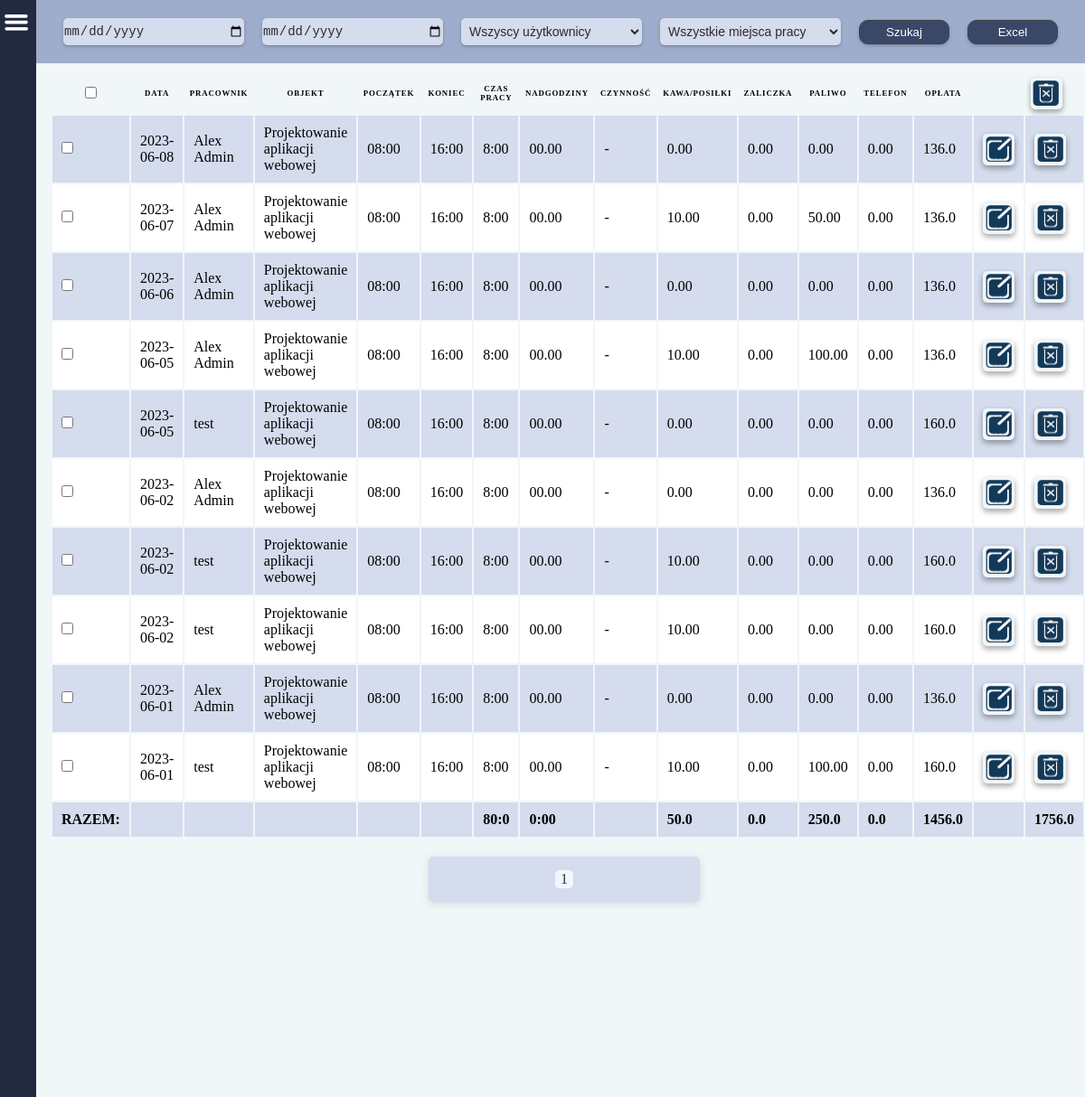
Before: /raports/ (signed in) with the older database file.
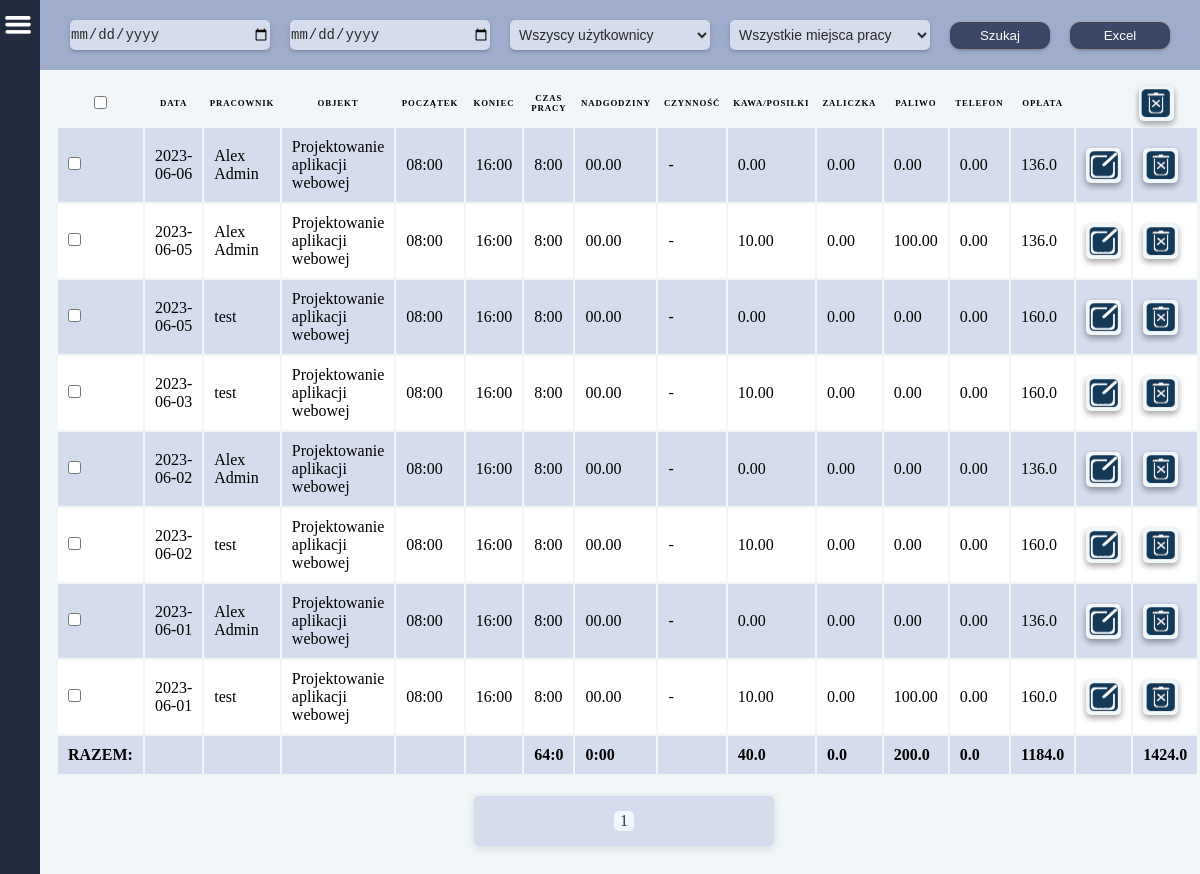
After: the same page with the newer database file.
### main/models.py (models this page shows, shortened)
class Work(models.Model):
    date = models.CharField(
        null=False,
        default='00-00-00',
        max_length=8,
        verbose_name='Data',
    )
    username = models.CharField(
        null=True,
        max_length=125,
        verbose_name='Imię użytkownika',
    )
    timestart = models.CharField(
        null=False,
        default='00:00',
        max_length=5,
        verbose_name='Początek',
    )
    timefinish = models.CharField(
        null=False,
        default='00:00',
        max_length=5,
        verbose_name='Koniec',
    )
    diff_time = models.CharField(
        null=True,
        default='00:00',
        max_length=5,
        verbose_name='Czas pracy',
    )
    over_time = models.CharField(
        null=True,
        default='00:00',
        max_length=5,
        verbose_name='Nadgodziny',
    )
    sum_time_sec = models.FloatField(
        null=True,
        default=0.00,
        verbose_name='Czas pracy razem',
    )
    sum_over_time_sec = models.CharField(
        null=True,
        default='00:00',
        max_length=5,
        verbose_name='Nadgodziny',
    )
    work_object = models.CharField(
        null=True,
        max_length=100,
        verbose_name='Miejsce pracy',
    )
    work_type = models.CharField(
        null=True,
        max_length=100,
        verbose_name='Czynność',
    )
    coffee_food = models.CharField(
        null=True,
        max_length=100,
        verbose_name='Kawa/Posiłki',
    )
    fuel = models.CharField(
        null=True,
        max_length=100,
        verbose_name='Paliwo',
    )
    prepayment = models.CharField(
        null=True,
        max_length=100,
        verbose_name='Zaliczka',
    )
    phone_costs = models.CharField(
        null=True,
        max_length=100,
        verbose_name='Telefon',
    )
    payment = models.CharField(
        null=True,
        default=0.00,
        max_length=100,
        verbose_name='Kwota',
    )
    payment_hour = models.FloatField(
        default=0,
        verbose_name='Stawka za godzinę',
    )
    user = models.ManyToManyField(
        CustomUser,
    )
    work_objects = models.ManyToManyField(
        'WorkObject'
    )

### main/views.py (the view, shortened to what this page needs)
# urls.py: path('raports/', raports, name='raports'),
def raports(request):
    if request.user.is_superuser:
        works = Work.objects.prefetch_related(Prefetch('user')).order_by('-date')
    else:
        works = Work.objects.prefetch_related(Prefetch('user')).filter(user=request.user).order_by('-date')
    users = CustomUser.objects.all().values('id', 'username')
    work_objects = WorkObject.objects.all()
    if request.user.is_superuser:
        total_coffee_food = Work.objects.all().aggregate(total_coffee_food=Sum('coffee_food'))['total_coffee_food']
        total_fuel = Work.objects.all().aggregate(total_fuel=Sum('fuel'))['total_fuel']
        total_prepayment = Work.objects.all().aggregate(total_prepayment=Sum('prepayment'))['total_prepayment']
        total_phone_costs = Work.objects.all().aggregate(total_phone_costs=Sum('phone_costs'))['total_phone_costs']
        total_payment = Work.objects.all().aggregate(total_payment=Sum('payment'))['total_payment']
        total_sum_time_sec = Work.objects.all().aggregate(total_sum_time_sec=Sum('sum_time_sec'))['total_sum_time_sec']
        total_sum_over_time_sec = Work.objects.all().aggregate(total_sum_over_time_sec=Sum('sum_over_time_sec'))['total_sum_over_time_sec']
        if total_sum_time_sec:
            total_hours = total_sum_time_sec // 3600
            total_sec = total_sum_time_sec % 3600
            total_min = total_sec // 60
            total_work_time = f'{int(total_hours)}:{int(total_min)}'
        else:
            total_work_time = '0:00'
        if total_sum_over_time_sec:
            total_hours = total_sum_over_time_sec // 3600
            total_sec = total_sum_over_time_sec % 3600
            total_min = total_sec // 60
            if total_min < 10 or total_min == 0.0:
                total_work_over_time = f'{int(total_hours)}:0{int(total_min)}'
            else:
                total_work_over_time = f'{int(total_hours)}:{int(total_min)}'
        else:
            total_work_over_time = '0:00'
    paginator = Paginator(works, 35)
    page_number = request.GET.get('page')
    page_obj = paginator.get_page(page_number)
    works = Work.objects.values_list('username')
    users_list = set()
    users_list = {wo[0] for wo in works}
    total = total_coffee_food + total_fuel + total_phone_costs + total_payment
    context = {
        'works': works,
        'users': users,
        'work_objects': work_objects,
        'total_coffee_food': total_coffee_food,
        'total_fuel': total_fuel,
        'total_prepayment': total_prepayment,
        'total_phone_costs': total_phone_costs,
        'total_payment': total_payment,
        'total_work_time': total_work_time,
        'total_work_over_time': total_work_over_time,
        'page_obj': page_obj,
        'users_list': users_list,
        'total': total,
    }
    return render(request, 'raports.html', context)

### main/models.py (called while the page is built)
    def __str__(self):
        return str(self.id)

### main/templatetags/messages.py (called while the page is built)
@register.simple_tag
def all_messages_quantity(username):
    count = 0
    quantity = IsRead.objects.filter(
        username=username,
        is_read=False,
    )
    print('quantity', quantity)
    for q in quantity:
        count += 1
    return count

### main/templatetags/vacation_requests.py (called while the page is built)
@register.simple_tag
def request_quantity():
    reqs = VacationRequest.objects.all().order_by('-v_request__id')
    count = 0
    for r in reqs:
        if r.v_request.consideration is True:
            count += 1
    return count

### main/templates/raports.html (shortened to what the changed rows need)
{% extends 'base.html' %}
{% load static %}
    {% block content %}
    <div class="page-container">
        <div class="container">
            <table id="raportsTable">
                <form method="POST">
                <thead>
                    <tr>
                        <th>
                            <input type="checkbox" onclick="checkAll()">
                        </th>
                        <th>Data</th>
                        <th>Pracownik</th>
                        <th>Objekt</th>
                        <th>Początek</th>
                        <th>Koniec</th>
                        <th>Czas pracy</th>
                        <th>Nadgodziny</th>
                        <th>Czynność</th>
                        <th>Kawa/Posiłki</th>
                        <th>Zaliczka</th>
                        <th>Paliwo</th>
                        <th>Telefon</th>
                        <th>Opłata</th>
                        <th></th>
                        <th>
                            <div class="label_img">
                                <input type="image" src="{% static 'images/delete.png' %}" width="30" height="30">
                            </div>
                        </th>
                    </tr>
                </thead>
                {% for work in page_obj %}
                    <tr>
                        <td>
                            <input id="check" type="checkbox" name="marked" value="{{ work.id }}" >
                        </td>
                        <td class="nch" data-label="Data">{{work.date}}</td>
                        <td data-label="Pracownik">{{work.username}}</td>
                        <td class="ch" data-label="Objekt">{{work.work_object}}</td>
                        <td class="nch" data-label="Początek">{{work.timestart}}</td>
                        <td class="ch" data-label="Koniec">{{work.timefinish}}</td>
                        <td class="nch" data-label="Czas pracy">{{work.diff_time}}</td>
                        <td class="ch" data-label="Nadgodziny">{{work.over_time}}</td>
                        {% if work.work_type %}
                            <td class="odd" data-label="Czynność">{{work.work_type}}</td>
                        {% else %}
                            <td class="odd" data-label="Czynność"> - </td>
                        {% endif %}
                        <td class="nch" data-label="Kawa/Posiłki">{{work.coffee_food}}</td>
                        <td class="ch" data-label="Zaliczka">{{work.prepayment}}</td>
                        <td class="nch" data-label="Paliwo">{{work.fuel}}</td>
                        <td class="ch" data-label="Telefon">{{work.phone_costs}}</td>
                        <td class="nch" data-label="Opłata">{{work.payment}}</td>
                            <td class="ch">
                                <a class="label_img" href="{% url 'update_user_work' work.pk %}" >
                                    <img src="{% static 'images/edit.png' %}" width="30" height="30">
                                </a>
                            </td>
                            <td class="nch">
                                <a class="label_img" href="{% url 'deleteUserWorkQuastion' work.pk %}">
                                    <img src="{% static 'images/delete.png' %}" width="30" height="30">
                                </a>
                            </td>
                    </tr>
                {% endfor %}
                    <tr>
                        <td data-label="Czas pracy">
                            <b>{{total_work_time}}</b>
                        </td>
                        <td data-label="Kawa/Posiłki">
                            <b>{{total_coffee_food}}</b>
                        </td>
                        <td data-label="Paliwo">
                            <b>{{total_fuel}}</b>
                        </td>
                        <td data-label="Opłata">
                            <b>{{total_payment}}</b>
                        </td>
                        <td data-label="RAZEM">
                            <b>{{ total }}</b>
                        </td>
                    </tr>
                </form>
            </table>
        </div>
    </div>
    {% endblock %}

Changed rows visible on the page:
removed Work: date "2023-06-08", username "Alex Admin", work_object "Projektowanie aplikacji webowej", timestart "08:00", timefinish "16:00", diff_time "8:00", over_time "00.00", coffee_food "0.00", prepayment "0.00", fuel "0.00", phone_costs "0.00", payment "136.0"
removed Work: date "2023-06-07", username "Alex Admin", work_object "Projektowanie aplikacji webowej", timestart "08:00", timefinish "16:00", diff_time "8:00", over_time "00.00", coffee_food "10.00", prepayment "0.00", fuel "50.00", phone_costs "0.00", payment "136.0"
changed Work (number 4 of 8 on the later page): date "2023-06-02" → "2023-06-03"; moves up the list
Other visible differences:
{{ total_work_time }}: "80:0" → "64:0"
{{ total_coffee_food }}: "50.0" → "40.0"
{{ total_fuel }}: "250.0" → "200.0"
{{ total_payment }}: "1456.0" → "1184.0"
{{ total }}: "1756.0" → "1424.0"
